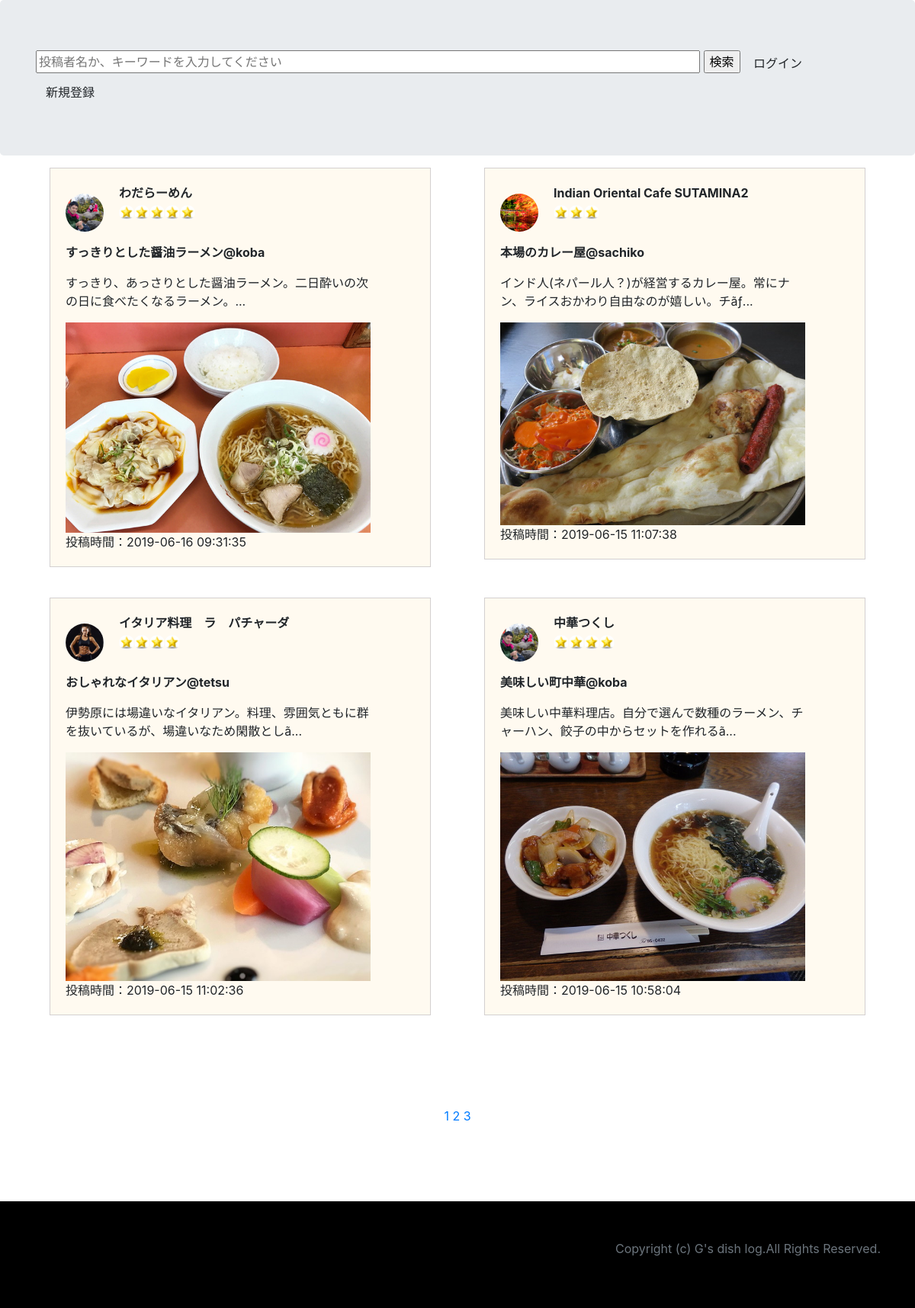
The page / on the database its author committed.
### tables this page shows
CREATE TABLE `user_table` (
  `id` int(12) NOT NULL,
  `name` varchar(64) NOT NULL,
  `lid` varchar(255) NOT NULL,
  `lpw` varchar(255) NOT NULL,
  `kanri_flg` int(1) NOT NULL,
  `life_flg` int(1) NOT NULL,
  `my_pic` varchar(255) NOT NULL
);

CREATE TABLE `an_table` (
  `id` int(64) NOT NULL,
  `name` varchar(64) NOT NULL,
  `name_rest` varchar(128) NOT NULL,
  `evaluation` int(2) NOT NULL,
  `title` text NOT NULL,
  `comment` text NOT NULL,
  `good` int(12) NOT NULL,
  `rest_pic` text NOT NULL,
  `indate` datetime NOT NULL
);

### index.php (the view, shortened to what this page needs)
<?php
if (preg_match('/^[1-9][0-9]*$/', $_GET['page'])){
    $page = (int)$_GET['page'];
} else {
    $page =1;
}
$offset = MAX*($page-1);
$pdo = db_con();
$total = $pdo->query('SELECT COUNT(*) from an_table')->fetchColumn();
$totalpages = ceil($total/MAX);
$stmt = $pdo->prepare('SELECT an_table.id,an_table.name,name_rest,evaluation,title,comment,good,rest_pic,indate,my_pic FROM an_table INNER JOIN user_table ON user_table.name=an_table.name ORDER BY an_table.id DESC LIMIT '.$offset.','.MAX);
$status = $stmt->execute();
$view = "";
$star = "";
$com = "";
if($status==false){
    $error = $stmt->errorInfo();
    exit("ErrorQuery:".$error[2]);
} else {
    while( $result = $stmt->fetch(PDO::FETCH_ASSOC)){
        if(strlen($result["comment"])>=30){
            $com = substr($result["comment"],0,130)."...";
        } else {
            $com = $result["comment"];
        };
        $star .= '<div class="eva"><p style="margin:0px;font-weight:bold;">'.$result['name_rest'].'</p>';
        for ($i=1;$i <= $result["evaluation"];$i++){
            $star .= '<img src="img/star.jpg" alt="" class="star">';
        };
        $star .= "</div>";
        $view .= '<div class="col-sm-6"><div class="box"><img src="upload/'.$result["my_pic"].'" alt="" class="user">'.$star
                .'<p style="margin-top:10px;font-weight:bold;">'.$result["title"]."@".$result["name"].'</p>'
                .'<p style="width:400px;">'.$com.'</p>
                <img src="upload_restrant/'.$result["rest_pic"].'" style="width:400px;"><p style="margin:0px">投稿時間：'.$result["indate"].'</p></div></div>' ;
        $star = '';
    }
}
?>
<!DOCTYPE html>
<html lang="ja">
<head>
    <link rel = "stylesheet" href ='style.css'/>
    <link rel="stylesheet" href="https://stackpath.bootstrapcdn.com/bootstrap/4.3.1/css/bootstrap.min.css">
</head>
<header class='header'>
    <div class='jumbotron'>
        <div class="container">
            <form action="search.php" method='post'>
                <input type="text" name='search' placeholder="投稿者名か、キーワードを入力してください" size=80>
                <input type="submit" value="検索">
                <a class="btn" class="btn btn-primary btn-lg" role="button" href="login.php">ログイン</a>
                <a class="btn" class="btn btn-primary btn-lg" role="button" href="make.php">新規登録</a>
            </form>
        </div>
    </div>
</header>
<body>
<div class='contents'>
    <div class="container">
        <div class="row">
            <table><?=$view?></table>
        </div>
    </div>
    <div class='container'>
        <div style="margin:100px 0px" class='text-center'>
            <?php for ($i = 1; $i <= $totalpages; $i++):?>
            <a class='text-center' href="?page=<?php echo $i; ?>"><?php echo $i; ?></a>
            <?php endfor; ?>
        </div>
    </div>
</div>
<footer class="footer">
  <div class="container">
    <div class="text-right">
        <p class="text-muted">Copyright (c) G's dish log.All Rights Reserved.</p>
    </div>
  </div>
</footer>
</body>
</html>

### style.css (style rules this page uses)
.user { width: 50px; margin: 5px 20px 5px 0px; border-radius: 50%; }
.star { width: 20px; border-radius: 50%; }
.eva { display: inline-block; }
.header { position:fixed; left:0; top:0; width:100%; z-index:10; }
.btn { font-size:20px; }
.contents { padding-top:200px; }
.box { border: 1px rgb(211, 208, 208) solid; padding:20px; margin: 20px; background-color:#fffaf0; }
.footer { padding-top:50px; padding-bottom:50px; background-color: black; }

### rows shown on the page
user_table: my_pic (picture)
an_table: name_rest "わだらーめん", evaluation 5 (drawn), title "すっきりとした醤油ラーメン", name "koba", comment "すっきり、あっさりとした醤油ラーメン。二日酔いの次の日に食べたくなるラーメン。...", rest_pic (picture), indate "2019-06-16 09:31:35"
user_table: my_pic (picture)
an_table: name_rest "Indian Oriental Cafe SUTAMINA2", evaluation 3 (drawn), title "本場のカレー屋", name "sachiko", comment "インド人(ネパール人？)が経営するカレー屋。常にナン、ライスおかわり自由なのが嬉しい。チãƒ...", rest_pic (picture), indate "2019-06-15 11:07:38"
user_table: my_pic (picture)
an_table: name_rest "イタリア料理 ラ パチャーダ", evaluation 4 (drawn), title "おしゃれなイタリアン", name "tetsu", comment "伊勢原には場違いなイタリアン。料理、雰囲気ともに群を抜いているが、場違いなため閑散としã...", rest_pic (picture), indate "2019-06-15 11:02:36"
an_table: name_rest "中華つくし", evaluation 4 (drawn), title "美味しい町中華", name "koba", comment "美味しい中華料理店。自分で選んで数種のラーメン、チャーハン、餃子の中からセットを作れるã...", rest_pic (picture), indate "2019-06-15 10:58:04"
